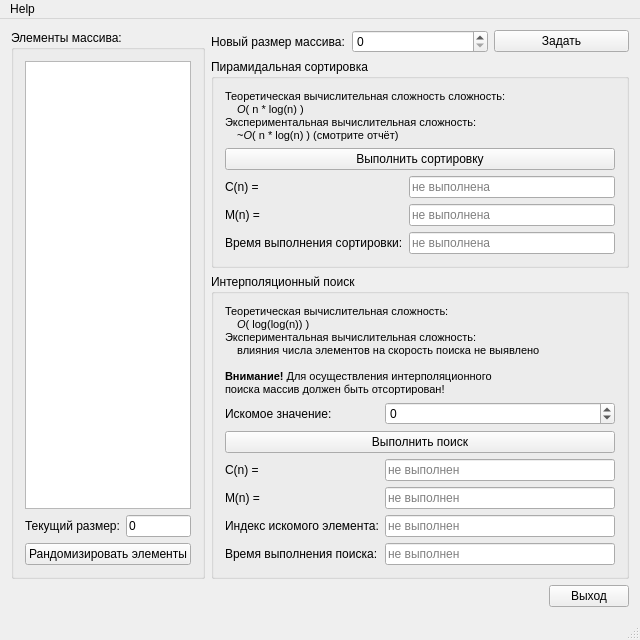
<?xml version="1.0" encoding="UTF-8"?>
<ui version="4.0">
 <class>SortAndSearchClass</class>
 <widget class="QMainWindow" name="SortAndSearchClass">
  <property name="geometry">
   <rect>
    <x>0</x>
    <y>0</y>
    <width>592</width>
    <height>600</height>
   </rect>
  </property>
  <property name="windowTitle">
   <string>SortAndSearch</string>
  </property>
  <widget class="QWidget" name="centralWidget">
   <layout class="QGridLayout" name="gridLayout_4" columnstretch="1,0,0">
    <item row="0" column="0">
     <widget class="QGroupBox" name="groupboxElements">
      <property name="title">
       <string>Элементы массива:</string>
      </property>
      <layout class="QGridLayout" name="gridLayout_3">
       <item row="1" column="0">
        <widget class="QLabel" name="labelCurArraySize">
         <property name="text">
          <string>Текущий размер:</string>
         </property>
        </widget>
       </item>
       <item row="2" column="0" colspan="2">
        <widget class="QPushButton" name="buttonRandomizeElements">
         <property name="statusTip">
          <string>Заполнить элементы массива псевдослучайными значениями</string>
         </property>
         <property name="text">
          <string>Рандомизировать элементы</string>
         </property>
        </widget>
       </item>
       <item row="1" column="1">
        <widget class="QLineEdit" name="editCurArraySize">
         <property name="focusPolicy">
          <enum>Qt::NoFocus</enum>
         </property>
         <property name="statusTip">
          <string>Текущий размер массива</string>
         </property>
         <property name="text">
          <string>0</string>
         </property>
         <property name="readOnly">
          <bool>true</bool>
         </property>
         <property name="placeholderText">
          <string/>
         </property>
        </widget>
       </item>
       <item row="0" column="0" colspan="2">
        <widget class="QListView" name="listElements">
         <property name="statusTip">
          <string>Список элементов массива. Редактирование по двойному щелчку</string>
         </property>
         <property name="selectionBehavior">
          <enum>QAbstractItemView::SelectRows</enum>
         </property>
         <property name="layoutMode">
          <enum>QListView::SinglePass</enum>
         </property>
         <property name="uniformItemSizes">
          <bool>true</bool>
         </property>
        </widget>
       </item>
      </layout>
     </widget>
    </item>
    <item row="0" column="1" colspan="2">
     <layout class="QGridLayout" name="layoutTools">
      <item row="0" column="0">
       <widget class="QLabel" name="labelArraySize">
        <property name="text">
         <string>Новый размер массива:</string>
        </property>
       </widget>
      </item>
      <item row="0" column="1">
       <widget class="QSpinBox" name="spinboxArraySize">
        <property name="statusTip">
         <string>Новый размер массива. От 0 до 10 000 000</string>
        </property>
        <property name="accelerated">
         <bool>true</bool>
        </property>
        <property name="prefix">
         <string/>
        </property>
        <property name="maximum">
         <number>10000000</number>
        </property>
       </widget>
      </item>
      <item row="0" column="2">
       <widget class="QPushButton" name="buttonSetArraySize">
        <property name="statusTip">
         <string>Задать новый размер массива</string>
        </property>
        <property name="text">
         <string>Задать</string>
        </property>
       </widget>
      </item>
      <item row="1" column="0" colspan="3">
       <widget class="QGroupBox" name="groupboxSort">
        <property name="title">
         <string>Пирамидальная сортировка</string>
        </property>
        <property name="flat">
         <bool>false</bool>
        </property>
        <layout class="QGridLayout" name="gridLayout">
         <item row="0" column="0" colspan="2">
          <widget class="QLabel" name="labelSortDesc">
           <property name="text">
            <string>&lt;!DOCTYPE HTML PUBLIC &quot;-//W3C//DTD HTML 4.0//EN&quot; &quot;http://www.w3.org/TR/REC-html40/strict.dtd&quot;&gt;
&lt;html&gt;&lt;head&gt;&lt;meta name=&quot;qrichtext&quot; content=&quot;1&quot; /&gt;&lt;style type=&quot;text/css&quot;&gt;
p, li { white-space: pre-wrap; }
&lt;/style&gt;&lt;/head&gt;&lt;body style=&quot; font-family:'MS Shell Dlg 2'; font-size:8.25pt; font-weight:400; font-style:normal;&quot;&gt;
&lt;p style=&quot; margin-top:0px; margin-bottom:0px; margin-left:0px; margin-right:0px; -qt-block-indent:0; text-indent:0px;&quot;&gt;&lt;span style=&quot; font-size:8pt;&quot;&gt;Теоретическая вычислительная сложность сложность:&lt;/span&gt;&lt;/p&gt;
&lt;p style=&quot; margin-top:0px; margin-bottom:0px; margin-left:0px; margin-right:0px; -qt-block-indent:0; text-indent:0px;&quot;&gt;&lt;span style=&quot; font-size:8pt; font-style:italic;&quot;&gt;    O&lt;/span&gt;&lt;span style=&quot; font-size:8pt;&quot;&gt;( n * log(n) )&lt;/span&gt;&lt;/p&gt;
&lt;p style=&quot; margin-top:0px; margin-bottom:0px; margin-left:0px; margin-right:0px; -qt-block-indent:0; text-indent:0px;&quot;&gt;&lt;span style=&quot; font-size:8pt;&quot;&gt;Экспериментальная вычислительная сложность:&lt;/span&gt;&lt;/p&gt;
&lt;p style=&quot; margin-top:0px; margin-bottom:0px; margin-left:0px; margin-right:0px; -qt-block-indent:0; text-indent:0px;&quot;&gt;&lt;span style=&quot; font-size:8pt;&quot;&gt;    ~&lt;/span&gt;&lt;span style=&quot; font-size:8pt; font-style:italic;&quot;&gt;O&lt;/span&gt;&lt;span style=&quot; font-size:8pt;&quot;&gt;( n * log(n) ) (смотрите отчёт)&lt;/span&gt;&lt;/p&gt;&lt;/body&gt;&lt;/html&gt;</string>
           </property>
           <property name="alignment">
            <set>Qt::AlignLeading|Qt::AlignLeft|Qt::AlignTop</set>
           </property>
          </widget>
         </item>
         <item row="1" column="0" colspan="2">
          <widget class="QPushButton" name="buttonDoSort">
           <property name="statusTip">
            <string>Выполнить сортировку</string>
           </property>
           <property name="text">
            <string>Выполнить сортировку</string>
           </property>
          </widget>
         </item>
         <item row="4" column="0">
          <widget class="QLabel" name="labelSortTime">
           <property name="text">
            <string>Время выполнения сортировки:</string>
           </property>
          </widget>
         </item>
         <item row="4" column="1">
          <widget class="QLineEdit" name="editSortTime">
           <property name="enabled">
            <bool>true</bool>
           </property>
           <property name="focusPolicy">
            <enum>Qt::NoFocus</enum>
           </property>
           <property name="statusTip">
            <string>Время, затраченное на сортировку</string>
           </property>
           <property name="text">
            <string/>
           </property>
           <property name="readOnly">
            <bool>true</bool>
           </property>
           <property name="placeholderText">
            <string>не выполнена</string>
           </property>
          </widget>
         </item>
         <item row="2" column="0">
          <widget class="QLabel" name="labelCnSort">
           <property name="text">
            <string>С(n) =</string>
           </property>
          </widget>
         </item>
         <item row="2" column="1">
          <widget class="QLineEdit" name="editCnSort">
           <property name="focusPolicy">
            <enum>Qt::NoFocus</enum>
           </property>
           <property name="statusTip">
            <string>Число сравнений</string>
           </property>
           <property name="readOnly">
            <bool>true</bool>
           </property>
           <property name="placeholderText">
            <string>не выполнена</string>
           </property>
          </widget>
         </item>
         <item row="3" column="0">
          <widget class="QLabel" name="labelMnSort">
           <property name="text">
            <string>M(n) =</string>
           </property>
          </widget>
         </item>
         <item row="3" column="1">
          <widget class="QLineEdit" name="editMnSort">
           <property name="focusPolicy">
            <enum>Qt::NoFocus</enum>
           </property>
           <property name="statusTip">
            <string>Число перемещений</string>
           </property>
           <property name="readOnly">
            <bool>true</bool>
           </property>
           <property name="placeholderText">
            <string>не выполнена</string>
           </property>
          </widget>
         </item>
        </layout>
       </widget>
      </item>
      <item row="2" column="0" colspan="3">
       <widget class="QGroupBox" name="groupboxSearch">
        <property name="title">
         <string>Интерполяционный поиск</string>
        </property>
        <layout class="QGridLayout" name="gridLayout_2">
         <item row="0" column="0" colspan="2">
          <widget class="QLabel" name="labelSearchDesc">
           <property name="text">
            <string>&lt;!DOCTYPE HTML PUBLIC &quot;-//W3C//DTD HTML 4.0//EN&quot; &quot;http://www.w3.org/TR/REC-html40/strict.dtd&quot;&gt;
&lt;html&gt;&lt;head&gt;&lt;meta name=&quot;qrichtext&quot; content=&quot;1&quot; /&gt;&lt;style type=&quot;text/css&quot;&gt;
p, li { white-space: pre-wrap; }
&lt;/style&gt;&lt;/head&gt;&lt;body style=&quot; font-family:'MS Shell Dlg 2'; font-size:8.25pt; font-weight:400; font-style:normal;&quot;&gt;
&lt;p style=&quot; margin-top:0px; margin-bottom:0px; margin-left:0px; margin-right:0px; -qt-block-indent:0; text-indent:0px;&quot;&gt;&lt;span style=&quot; font-size:8pt;&quot;&gt;Теоретическая вычислительная сложность:&lt;/span&gt;&lt;/p&gt;
&lt;p style=&quot; margin-top:0px; margin-bottom:0px; margin-left:0px; margin-right:0px; -qt-block-indent:0; text-indent:0px;&quot;&gt;&lt;span style=&quot; font-size:8pt;&quot;&gt;    &lt;/span&gt;&lt;span style=&quot; font-size:8pt; font-style:italic;&quot;&gt;O&lt;/span&gt;&lt;span style=&quot; font-size:8pt;&quot;&gt;( log(log(n)) )&lt;/span&gt;&lt;/p&gt;
&lt;p style=&quot; margin-top:0px; margin-bottom:0px; margin-left:0px; margin-right:0px; -qt-block-indent:0; text-indent:0px;&quot;&gt;&lt;span style=&quot; font-size:8pt;&quot;&gt;Экспериментальная вычислительная сложность:&lt;/span&gt;&lt;/p&gt;
&lt;p style=&quot; margin-top:0px; margin-bottom:0px; margin-left:0px; margin-right:0px; -qt-block-indent:0; text-indent:0px;&quot;&gt;&lt;span style=&quot; font-size:8pt;&quot;&gt;    влияния числа элементов на скорость поиска не выявлено&lt;/span&gt;&lt;/p&gt;
&lt;p style=&quot;-qt-paragraph-type:empty; margin-top:0px; margin-bottom:0px; margin-left:0px; margin-right:0px; -qt-block-indent:0; text-indent:0px; font-size:8pt;&quot;&gt;&lt;/p&gt;
&lt;p style=&quot; margin-top:0px; margin-bottom:0px; margin-left:0px; margin-right:0px; -qt-block-indent:0; text-indent:0px;&quot;&gt;&lt;span style=&quot; font-size:8pt; font-weight:600;&quot;&gt;Внимание!&lt;/span&gt;&lt;span style=&quot; font-size:8pt;&quot;&gt; Для осуществления интерполяционного&lt;/span&gt;&lt;/p&gt;
&lt;p style=&quot; margin-top:0px; margin-bottom:0px; margin-left:0px; margin-right:0px; -qt-block-indent:0; text-indent:0px;&quot;&gt;&lt;span style=&quot; font-size:8pt;&quot;&gt;поиска массив должен быть отсортирован!&lt;/span&gt;&lt;/p&gt;&lt;/body&gt;&lt;/html&gt;</string>
           </property>
           <property name="alignment">
            <set>Qt::AlignLeading|Qt::AlignLeft|Qt::AlignTop</set>
           </property>
           <property name="wordWrap">
            <bool>false</bool>
           </property>
          </widget>
         </item>
         <item row="1" column="0">
          <widget class="QLabel" name="labelSearchVal">
           <property name="text">
            <string>Искомое значение:</string>
           </property>
          </widget>
         </item>
         <item row="1" column="1">
          <widget class="QSpinBox" name="spinboxSearchVal">
           <property name="statusTip">
            <string>Значение, поиск которого должен быть произведён</string>
           </property>
           <property name="minimum">
            <number>-2147483647</number>
           </property>
           <property name="maximum">
            <number>2147483647</number>
           </property>
           <property name="value">
            <number>0</number>
           </property>
          </widget>
         </item>
         <item row="2" column="0" colspan="2">
          <widget class="QPushButton" name="buttonDoSearch">
           <property name="statusTip">
            <string>Выполнить поиск</string>
           </property>
           <property name="text">
            <string>Выполнить поиск</string>
           </property>
          </widget>
         </item>
         <item row="3" column="0">
          <widget class="QLabel" name="labelCnSearch">
           <property name="text">
            <string>С(n) =</string>
           </property>
          </widget>
         </item>
         <item row="3" column="1">
          <widget class="QLineEdit" name="editCnSearch">
           <property name="focusPolicy">
            <enum>Qt::NoFocus</enum>
           </property>
           <property name="statusTip">
            <string>Число сравнений</string>
           </property>
           <property name="readOnly">
            <bool>true</bool>
           </property>
           <property name="placeholderText">
            <string>не выполнен</string>
           </property>
          </widget>
         </item>
         <item row="4" column="0">
          <widget class="QLabel" name="labelMnSearch">
           <property name="text">
            <string>M(n) =</string>
           </property>
          </widget>
         </item>
         <item row="4" column="1">
          <widget class="QLineEdit" name="editMnSearch">
           <property name="focusPolicy">
            <enum>Qt::NoFocus</enum>
           </property>
           <property name="statusTip">
            <string>Число перемещений</string>
           </property>
           <property name="readOnly">
            <bool>true</bool>
           </property>
           <property name="placeholderText">
            <string>не выполнен</string>
           </property>
          </widget>
         </item>
         <item row="5" column="0">
          <widget class="QLabel" name="labelFoundIndex">
           <property name="text">
            <string>Индекс искомого элемента:</string>
           </property>
          </widget>
         </item>
         <item row="5" column="1">
          <widget class="QLineEdit" name="editFoundIndex">
           <property name="minimumSize">
            <size>
             <width>230</width>
             <height>0</height>
            </size>
           </property>
           <property name="focusPolicy">
            <enum>Qt::NoFocus</enum>
           </property>
           <property name="statusTip">
            <string>Индекс элемента с искомым значением</string>
           </property>
           <property name="readOnly">
            <bool>true</bool>
           </property>
           <property name="placeholderText">
            <string>не выполнен</string>
           </property>
          </widget>
         </item>
         <item row="6" column="0">
          <widget class="QLabel" name="labelSearchTime">
           <property name="text">
            <string>Время выполнения поиска:</string>
           </property>
          </widget>
         </item>
         <item row="6" column="1">
          <widget class="QLineEdit" name="editSearchTime">
           <property name="focusPolicy">
            <enum>Qt::NoFocus</enum>
           </property>
           <property name="statusTip">
            <string>Время, затраченное на поиск</string>
           </property>
           <property name="readOnly">
            <bool>true</bool>
           </property>
           <property name="placeholderText">
            <string>не выполнен</string>
           </property>
          </widget>
         </item>
        </layout>
       </widget>
      </item>
     </layout>
    </item>
    <item row="1" column="1">
     <spacer name="horizontalSpacer">
      <property name="orientation">
       <enum>Qt::Horizontal</enum>
      </property>
      <property name="sizeHint" stdset="0">
       <size>
        <width>207</width>
        <height>20</height>
       </size>
      </property>
     </spacer>
    </item>
    <item row="1" column="2">
     <widget class="QPushButton" name="buttonExit">
      <property name="statusTip">
       <string>Выход из программы</string>
      </property>
      <property name="text">
       <string>Выход</string>
      </property>
     </widget>
    </item>
   </layout>
  </widget>
  <widget class="QStatusBar" name="statusBar"/>
  <widget class="QMenuBar" name="menuBar">
   <property name="geometry">
    <rect>
     <x>0</x>
     <y>0</y>
     <width>592</width>
     <height>21</height>
    </rect>
   </property>
   <property name="layoutDirection">
    <enum>Qt::LeftToRight</enum>
   </property>
   <property name="defaultUp">
    <bool>false</bool>
   </property>
   <property name="nativeMenuBar">
    <bool>true</bool>
   </property>
   <widget class="QMenu" name="menuHelp">
    <property name="title">
     <string>Help</string>
    </property>
    <addaction name="actionAbout"/>
    <addaction name="actionAbout_Qt"/>
   </widget>
   <addaction name="menuHelp"/>
  </widget>
  <action name="actionAbout">
   <property name="text">
    <string>о программе</string>
   </property>
  </action>
  <action name="actionAbout_Qt">
   <property name="text">
    <string>о Qt</string>
   </property>
  </action>
 </widget>
 <layoutdefault spacing="6" margin="11"/>
 <tabstops>
  <tabstop>spinboxArraySize</tabstop>
  <tabstop>buttonSetArraySize</tabstop>
  <tabstop>buttonDoSort</tabstop>
  <tabstop>spinboxSearchVal</tabstop>
  <tabstop>buttonDoSearch</tabstop>
  <tabstop>listElements</tabstop>
  <tabstop>buttonRandomizeElements</tabstop>
  <tabstop>buttonExit</tabstop>
 </tabstops>
 <resources>
  <include location="sortandsearch.qrc"/>
 </resources>
 <connections/>
 <slots>
  <slot>onSetArraySize()</slot>
 </slots>
</ui>
